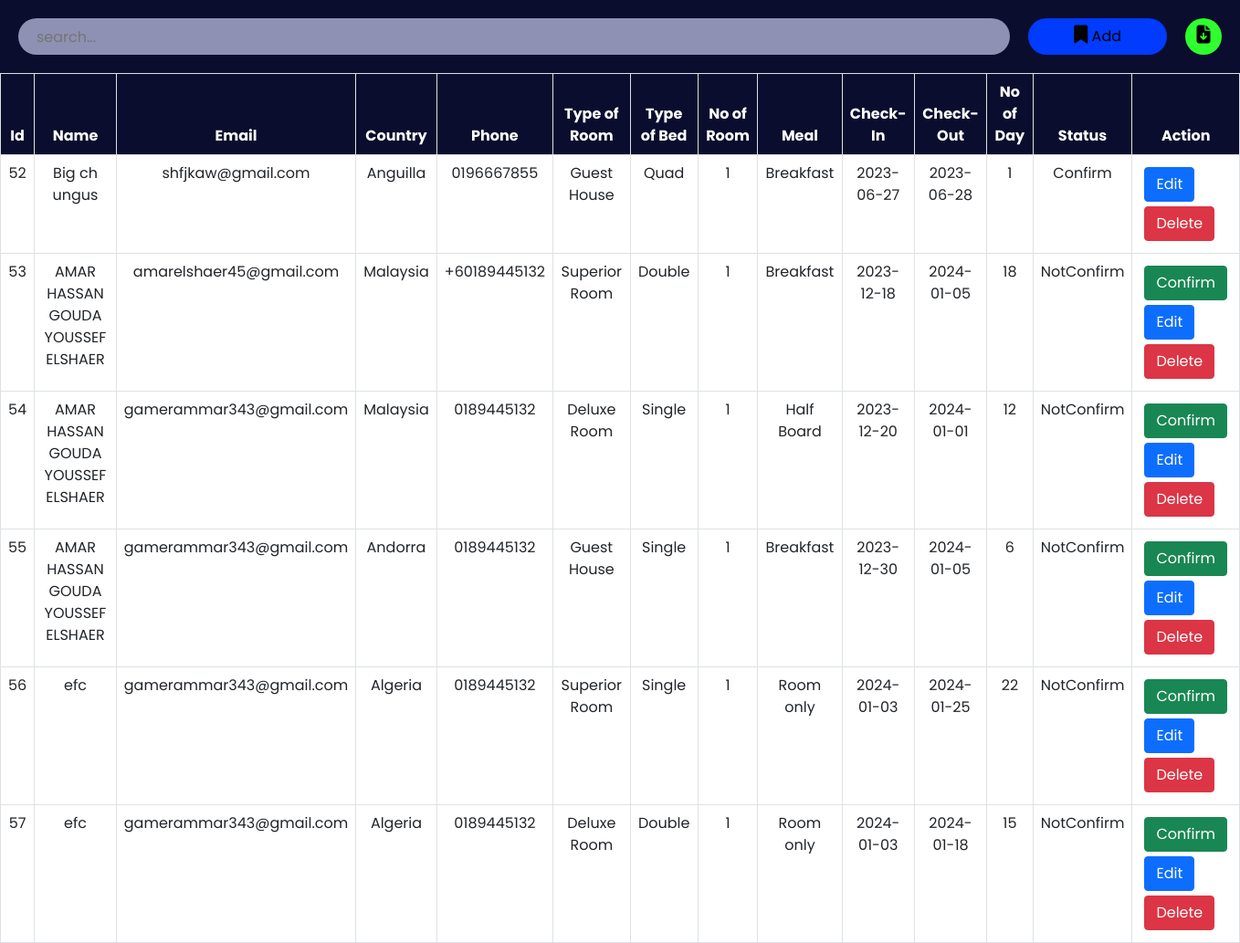
The page /admin/roombook.php on the database its author committed.
### tables this page shows
CREATE TABLE `roombook` (
  `id` int(10) NOT NULL,
  `Name` varchar(50) NOT NULL,
  `Email` varchar(50) NOT NULL,
  `Country` varchar(30) NOT NULL,
  `Phone` varchar(30) NOT NULL,
  `RoomType` varchar(30) NOT NULL,
  `Bed` varchar(30) NOT NULL,
  `Meal` varchar(30) NOT NULL,
  `NoofRoom` varchar(30) NOT NULL,
  `cin` date NOT NULL,
  `cout` date NOT NULL,
  `nodays` int(50) NOT NULL,
  `stat` varchar(30) NOT NULL,
  `hotel_name` varchar(100) DEFAULT NULL
);

### admin/roombook.php (the view, shortened to what this page needs)
<?php
include '../config.php';
?>
<!DOCTYPE html>
<html lang="en">
<head>
    <link href="https://cdn.jsdelivr.net/npm/bootstrap@5.0.2/dist/css/bootstrap.min.css" rel="stylesheet">
    <link rel="stylesheet" href="https://cdnjs.cloudflare.com/ajax/libs/font-awesome/6.2.0/css/all.min.css" />
    <link rel="stylesheet" href="./css/roombook.css">
</head>
<body>
    <div class="searchsection">
        <input type="text" name="search_bar" id="search_bar" placeholder="search..." onkeyup="searchFun()">
        <button class="adduser" id="adduser" onclick="adduseropen()"><i class="fa-solid fa-bookmark"></i> Add</button>
        <form action="./exportdata.php" method="post">
            <button class="exportexcel" id="exportexcel" name="exportexcel" type="submit"><i class="fa-solid fa-file-arrow-down"></i></button>
        </form>
    </div>
    <div class="roombooktable" class="table-responsive-xl">
        <?php
            $roombooktablesql = "SELECT * FROM roombook";
            $roombookresult = mysqli_query($conn, $roombooktablesql);
        ?>
        <table class="table table-bordered" id="table-data">
            <thead>
                <tr>
                    <th scope="col">Id</th>
                    <th scope="col">Name</th>
                    <th scope="col">Email</th>
                    <th scope="col">Country</th>
                    <th scope="col">Phone</th>
                    <th scope="col">Type of Room</th>
                    <th scope="col">Type of Bed</th>
                    <th scope="col">No of Room</th>
                    <th scope="col">Meal</th>
                    <th scope="col">Check-In</th>
                    <th scope="col">Check-Out</th>
                    <th scope="col">No of Day</th>
                    <th scope="col">Status</th>
                    <th scope="col" class="action">Action</th>
                </tr>
            </thead>
            <tbody>
            <?php
            while ($res = mysqli_fetch_array($roombookresult)) {
            ?>
                <tr>
                    <td><?php echo $res['id'] ?></td>
                    <td><?php echo $res['Name'] ?></td>
                    <td><?php echo $res['Email'] ?></td>
                    <td><?php echo $res['Country'] ?></td>
                    <td><?php echo $res['Phone'] ?></td>
                    <td><?php echo $res['RoomType'] ?></td>
                    <td><?php echo $res['Bed'] ?></td>
                    <td><?php echo $res['NoofRoom'] ?></td>
                    <td><?php echo $res['Meal'] ?></td>
                    <td><?php echo $res['cin'] ?></td>
                    <td><?php echo $res['cout'] ?></td>
                    <td><?php echo $res['nodays'] ?></td>
                    <td><?php echo $res['stat'] ?></td>
                    <td class="action">
                        <?php
                            if($res['stat'] == "Confirm")
                            {
                                echo " ";
                            }
                            else
                            {
                                echo "<a href='roomconfirm.php?id=". $res['id'] ."'><button class='btn btn-success'>Confirm</button></a>";
                            }
                        ?>
                        <a href="roombookedit.php?id=<?php echo $res['id'] ?>"><button class="btn btn-primary">Edit</button></a>
                        <a href="roombookdelete.php?id=<?php echo $res['id'] ?>"><button class='btn btn-danger'>Delete</button></a>
                    </td>
                </tr>
            <?php
            }
            ?>
            </tbody>
        </table>
    </div>
</body>
</html>

### admin/css/roombook.css (style rules this page uses)
:root { --bg-text-shadow: 0 2px 4px rgb(13 0 77 / 8%), 0 3px 6px rgb(13 0 77 / 8%), 0 8px 16px rgb(13 0 77 / 8%); --bg-box-shadow: 0px 0px 20px 6px rgba(26, 30, 164, 0.31); }
body { background-color: #ffff; }
* { margin: 0; padding: 0; font-family: 'Poppins', sans-serif; }
i { font-size: 20px; }
.searchsection { height: 80px; width: 100%; display: flex; justify-content: space-evenly; align-items: center; background-color: #0a0d2d; position: fixed; z-index: 500; }
#search_bar { height: 40px; width: 80%; border: none; background-color: rgba(195, 198, 233, 0.714); padding-left: 20px; border-radius: 30px; }
#adduser { height: 40px; background-color: rgb(0, 59, 254); border: none; border-radius: 30px; padding: 0 50px; }
.exportexcel { height: 40px; width: 40px; background-color: rgb(47, 255, 47); border: none; border-radius: 50%; }
a { color: black; }
.roombooktable { position: absolute; color: #0a0d2d; margin-top: 80px; width: 100%; height: 100vh; padding-bottom: 900px; }
.roombooktable thead { background-color: #0a0d2d; color: white; text-align: center; }
.roombooktable tbody { text-align: center; }
.action a { text-decoration: none; }
.action button { display: flex; flex-wrap: wrap; margin: 5px; }

### rows shown on the page
roombook: id "52", Name "Big ch ungus", Email "shfjkaw@gmail.com", Country "Anguilla", Phone "0196667855", RoomType "Guest House", Bed "Quad", NoofRoom "1", Meal "Breakfast", cin "2023-06-27", cout "2023-06-28", nodays "1", stat "Confirm"
roombook: id "53", Name "AMAR HASSAN GOUDA YOUSSEF ELSHAER", Email "amarelshaer45@gmail.com", Country "Malaysia", Phone "+60189445132", RoomType "Superior Room", Bed "Double", NoofRoom "1", Meal "Breakfast", cin "2023-12-18", cout "2024-01-05", nodays "18", stat "NotConfirm"
roombook: id "54", Name "AMAR HASSAN GOUDA YOUSSEF ELSHAER", Email "gamerammar343@gmail.com", Country "Malaysia", Phone "0189445132", RoomType "Deluxe Room", Bed "Single", NoofRoom "1", Meal "Half Board", cin "2023-12-20", cout "2024-01-01", nodays "12", stat "NotConfirm"
roombook: id "55", Name "AMAR HASSAN GOUDA YOUSSEF ELSHAER", Email "gamerammar343@gmail.com", Country "Andorra", Phone "0189445132", RoomType "Guest House", Bed "Single", NoofRoom "1", Meal "Breakfast", cin "2023-12-30", cout "2024-01-05", nodays "6", stat "NotConfirm"
roombook: id "56", Name "efc", Email "gamerammar343@gmail.com", Country "Algeria", Phone "0189445132", RoomType "Superior Room", Bed "Single", NoofRoom "1", Meal "Room only", cin "2024-01-03", cout "2024-01-25", nodays "22", stat "NotConfirm"
roombook: id "57", Name "efc", Email "gamerammar343@gmail.com", Country "Algeria", Phone "0189445132", RoomType "Deluxe Room", Bed "Double", NoofRoom "1", Meal "Room only", cin "2024-01-03", cout "2024-01-18", nodays "15", stat "NotConfirm"
